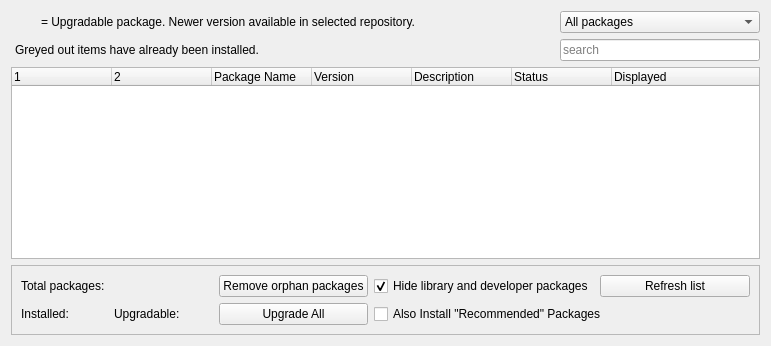
     <widget class="QWidget" name="tabStable">
      <property name="sizePolicy">
       <sizepolicy hsizetype="Preferred" vsizetype="Expanding">
        <horstretch>0</horstretch>
        <verstretch>0</verstretch>
       </sizepolicy>
      </property>
      <attribute name="title">
       <string>Enabled Repos</string>
      </attribute>
      <layout class="QGridLayout" name="gridLayout_2">
       <item row="1" column="3">
        <widget class="QComboBox" name="comboFilterStable">
         <property name="enabled">
          <bool>true</bool>
         </property>
         <property name="minimumSize">
          <size>
           <width>150</width>
           <height>0</height>
          </size>
         </property>
         <property name="maximumSize">
          <size>
           <width>200</width>
           <height>16777215</height>
          </size>
         </property>
         <property name="toolTip">
          <string>&lt;html&gt;&lt;head/&gt;&lt;body&gt;&lt;p&gt;Filter packages according to their status.&lt;/p&gt;&lt;/body&gt;&lt;/html&gt;</string>
         </property>
         <property name="currentText">
          <string>All packages</string>
         </property>
         <item>
          <property name="text">
           <string>All packages</string>
          </property>
         </item>
         <item>
          <property name="text">
           <string>Installed</string>
          </property>
         </item>
         <item>
          <property name="text">
           <string>Upgradable</string>
          </property>
         </item>
         <item>
          <property name="text">
           <string>Not installed</string>
          </property>
         </item>
        </widget>
       </item>
       <item row="2" column="3">
        <widget class="QLineEdit" name="searchBoxStable">
         <property name="minimumSize">
          <size>
           <width>150</width>
           <height>0</height>
          </size>
         </property>
         <property name="maximumSize">
          <size>
           <width>200</width>
           <height>16777215</height>
          </size>
         </property>
         <property name="placeholderText">
          <string>search</string>
         </property>
         <property name="clearButtonEnabled">
          <bool>true</bool>
         </property>
        </widget>
       </item>
       <item row="3" column="0" colspan="4">
        <widget class="QTreeWidget" name="treeStable">
         <property name="sortingEnabled">
          <bool>false</bool>
         </property>
         <column>
          <property name="text">
           <string notr="true"/>
          </property>
         </column>
         <column>
          <property name="text">
           <string/>
          </property>
         </column>
         <column>
          <property name="text">
           <string>Package Name</string>
          </property>
         </column>
         <column>
          <property name="text">
           <string>Version</string>
          </property>
         </column>
         <column>
          <property name="text">
           <string>Description</string>
          </property>
         </column>
         <column>
          <property name="text">
           <string notr="true">Status</string>
          </property>
         </column>
         <column>
          <property name="text">
           <string notr="true">Displayed</string>
          </property>
         </column>
        </widget>
       </item>
       <item row="4" column="0" colspan="4">
        <widget class="QFrame" name="frame">
         <property name="frameShape">
          <enum>QFrame::StyledPanel</enum>
         </property>
         <property name="frameShadow">
          <enum>QFrame::Raised</enum>
         </property>
         <layout class="QGridLayout" name="gridLayout_9">
          <item row="0" column="0" colspan="3">
           <widget class="QLabel" name="labelTotalApps">
            <property name="text">
             <string>Total packages:</string>
            </property>
           </widget>
          </item>
          <item row="0" column="3">
           <widget class="QLabel" name="labelNumApps">
            <property name="text">
             <string/>
            </property>
           </widget>
          </item>
          <item row="0" column="8">
           <widget class="QCheckBox" name="checkHideLibs">
            <property name="text">
             <string>Hide library and developer packages</string>
            </property>
            <property name="checked">
             <bool>true</bool>
            </property>
           </widget>
          </item>
          <item row="0" column="9">
           <widget class="QPushButton" name="pushForceUpdateStable">
            <property name="minimumSize">
             <size>
              <width>150</width>
              <height>0</height>
             </size>
            </property>
            <property name="maximumSize">
             <size>
              <width>200</width>
              <height>16777215</height>
             </size>
            </property>
            <property name="text">
             <string>Refresh list</string>
            </property>
            <property name="icon">
             <iconset theme="reload">
              <normaloff>.</normaloff>.</iconset>
            </property>
            <property name="autoDefault">
             <bool>false</bool>
            </property>
           </widget>
          </item>
          <item row="1" column="0">
           <widget class="QLabel" name="labelInstalled">
            <property name="text">
             <string>Installed:</string>
            </property>
           </widget>
          </item>
          <item row="1" column="1">
           <widget class="QLabel" name="labelNumInst">
            <property name="text">
             <string/>
            </property>
           </widget>
          </item>
          <item row="1" column="2">
           <spacer name="horizontalSpacer_6">
            <property name="orientation">
             <enum>Qt::Horizontal</enum>
            </property>
            <property name="sizeType">
             <enum>QSizePolicy::Preferred</enum>
            </property>
            <property name="sizeHint" stdset="0">
             <size>
              <width>20</width>
              <height>20</height>
             </size>
            </property>
           </spacer>
          </item>
          <item row="1" column="3">
           <widget class="QLabel" name="labelUpgradable">
            <property name="text">
             <string>Upgradable:</string>
            </property>
           </widget>
          </item>
          <item row="1" column="4">
           <widget class="QLabel" name="labelNumUpgr">
            <property name="text">
             <string/>
            </property>
           </widget>
          </item>
          <item row="1" column="5">
           <spacer name="horizontalSpacer_4">
            <property name="orientation">
             <enum>Qt::Horizontal</enum>
            </property>
            <property name="sizeType">
             <enum>QSizePolicy::Preferred</enum>
            </property>
            <property name="sizeHint" stdset="0">
             <size>
              <width>20</width>
              <height>20</height>
             </size>
            </property>
           </spacer>
          </item>
          <item row="1" column="8" colspan="2">
           <widget class="QCheckBox" name="checkBoxInstallRecommends">
            <property name="text">
             <string>Also Install &quot;Recommended&quot; Packages</string>
            </property>
           </widget>
          </item>
          <item row="0" column="6" colspan="2">
           <widget class="QPushButton" name="pushRemoveOrphan">
            <property name="text">
             <string>Remove orphan packages</string>
            </property>
            <property name="icon">
             <iconset theme="remove">
              <normaloff>.</normaloff>.</iconset>
            </property>
           </widget>
          </item>
          <item row="1" column="6" colspan="2">
           <widget class="QPushButton" name="pushUpgradeAll">
            <property name="text">
             <string>Upgrade All</string>
            </property>
            <property name="icon">
             <iconset theme="system-upgrade">
              <normaloff>.</normaloff>.</iconset>
            </property>
            <property name="autoDefault">
             <bool>false</bool>
            </property>
           </widget>
          </item>
         </layout>
        </widget>
       </item>
       <item row="2" column="0" colspan="3">
        <widget class="QLabel" name="label_3">
         <property name="text">
          <string>Greyed out items have already been installed.</string>
         </property>
         <property name="margin">
          <number>0</number>
         </property>
         <property name="indent">
          <number>4</number>
         </property>
        </widget>
       </item>
       <item row="1" column="0">
        <widget class="QPushButton" name="icon">
         <property name="enabled">
          <bool>true</bool>
         </property>
         <property name="sizePolicy">
          <sizepolicy hsizetype="Fixed" vsizetype="Fixed">
           <horstretch>0</horstretch>
           <verstretch>0</verstretch>
          </sizepolicy>
         </property>
         <property name="maximumSize">
          <size>
           <width>24</width>
           <height>16777215</height>
          </size>
         </property>
         <property name="text">
          <string/>
         </property>
         <property name="iconSize">
          <size>
           <width>16</width>
           <height>16</height>
          </size>
         </property>
         <property name="shortcut">
          <string notr="true"/>
         </property>
         <property name="autoDefault">
          <bool>false</bool>
         </property>
         <property name="flat">
          <bool>true</bool>
         </property>
        </widget>
       </item>
       <item row="1" column="1" colspan="2">
        <widget class="QLabel" name="label_2">
         <property name="sizePolicy">
          <sizepolicy hsizetype="Preferred" vsizetype="Preferred">
           <horstretch>0</horstretch>
           <verstretch>0</verstretch>
          </sizepolicy>
         </property>
         <property name="text">
          <string>&lt;html&gt;&lt;head/&gt;&lt;body&gt;&lt;p&gt;= Upgradable package. Newer version available in selected repository.&lt;/p&gt;&lt;/body&gt;&lt;/html&gt;</string>
         </property>
         <property name="wordWrap">
          <bool>false</bool>
         </property>
         <property name="indent">
          <number>-1</number>
         </property>
        </widget>
       </item>
      </layout>
     </widget>
